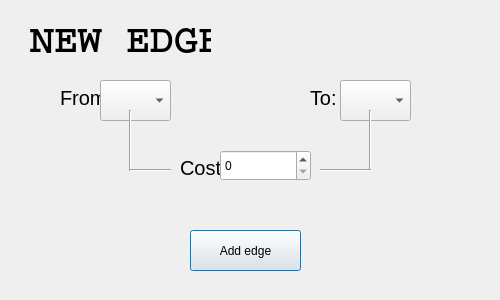
<?xml version="1.0" encoding="UTF-8"?>
<ui version="4.0">
 <class>AddEdge</class>
 <widget class="QDialog" name="AddEdge">
  <property name="geometry">
   <rect>
    <x>0</x>
    <y>0</y>
    <width>500</width>
    <height>300</height>
   </rect>
  </property>
  <property name="windowTitle">
   <string>Dialog</string>
  </property>
  <widget class="QLabel" name="label">
   <property name="geometry">
    <rect>
     <x>30</x>
     <y>20</y>
     <width>181</width>
     <height>41</height>
    </rect>
   </property>
   <property name="font">
    <font>
     <family>Courier</family>
     <pointsize>30</pointsize>
     <weight>75</weight>
     <bold>true</bold>
    </font>
   </property>
   <property name="text">
    <string>NEW EDGE</string>
   </property>
  </widget>
  <widget class="QPushButton" name="pushButton">
   <property name="geometry">
    <rect>
     <x>190</x>
     <y>230</y>
     <width>111</width>
     <height>41</height>
    </rect>
   </property>
   <property name="text">
    <string>Add edge</string>
   </property>
  </widget>
  <widget class="QLabel" name="label_2">
   <property name="geometry">
    <rect>
     <x>60</x>
     <y>90</y>
     <width>58</width>
     <height>16</height>
    </rect>
   </property>
   <property name="font">
    <font>
     <pointsize>15</pointsize>
    </font>
   </property>
   <property name="text">
    <string>From: </string>
   </property>
  </widget>
  <widget class="QComboBox" name="comboBox_StartVertex">
   <property name="geometry">
    <rect>
     <x>100</x>
     <y>80</y>
     <width>71</width>
     <height>41</height>
    </rect>
   </property>
  </widget>
  <widget class="QLabel" name="label_3">
   <property name="geometry">
    <rect>
     <x>310</x>
     <y>90</y>
     <width>58</width>
     <height>16</height>
    </rect>
   </property>
   <property name="font">
    <font>
     <pointsize>15</pointsize>
    </font>
   </property>
   <property name="text">
    <string>To:</string>
   </property>
  </widget>
  <widget class="QComboBox" name="comboBox_EndVertex">
   <property name="geometry">
    <rect>
     <x>340</x>
     <y>80</y>
     <width>71</width>
     <height>41</height>
    </rect>
   </property>
  </widget>
  <widget class="QLabel" name="label_4">
   <property name="geometry">
    <rect>
     <x>180</x>
     <y>160</y>
     <width>58</width>
     <height>16</height>
    </rect>
   </property>
   <property name="font">
    <font>
     <pointsize>15</pointsize>
    </font>
   </property>
   <property name="text">
    <string>Cost: </string>
   </property>
  </widget>
  <widget class="QSpinBox" name="spinBox_Cost">
   <property name="geometry">
    <rect>
     <x>220</x>
     <y>150</y>
     <width>91</width>
     <height>31</height>
    </rect>
   </property>
  </widget>
  <widget class="Line" name="line">
   <property name="geometry">
    <rect>
     <x>115</x>
     <y>110</y>
     <width>31</width>
     <height>61</height>
    </rect>
   </property>
   <property name="orientation">
    <enum>Qt::Vertical</enum>
   </property>
  </widget>
  <widget class="Line" name="line_2">
   <property name="geometry">
    <rect>
     <x>360</x>
     <y>110</y>
     <width>20</width>
     <height>61</height>
    </rect>
   </property>
   <property name="orientation">
    <enum>Qt::Vertical</enum>
   </property>
  </widget>
  <widget class="Line" name="line_3">
   <property name="geometry">
    <rect>
     <x>130</x>
     <y>160</y>
     <width>41</width>
     <height>21</height>
    </rect>
   </property>
   <property name="orientation">
    <enum>Qt::Horizontal</enum>
   </property>
  </widget>
  <widget class="Line" name="line_4">
   <property name="geometry">
    <rect>
     <x>320</x>
     <y>160</y>
     <width>51</width>
     <height>21</height>
    </rect>
   </property>
   <property name="orientation">
    <enum>Qt::Horizontal</enum>
   </property>
  </widget>
 </widget>
 <resources/>
 <connections/>
</ui>
